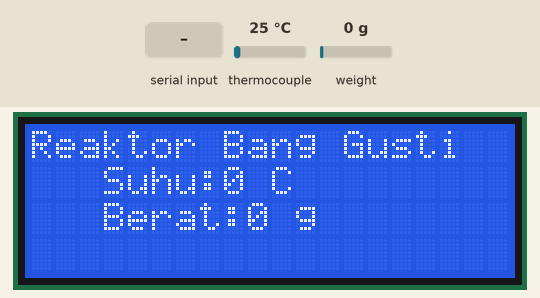
This sketch was run on a simulated ESP8266 (NodeMCU). On the bench: 20×4 character LCD. The inputs (shaded band) are chosen by the test bench; at power-on: thermocouple 25 °C, weight on the scale 0 g. What the sketch prints to the serial monitor is not drawn.

Above: at 3.6 s.
3.7 s: thermocouple set to 6 °C
6.6 s: weight on the scale set to 100 g
At 11.3 s:
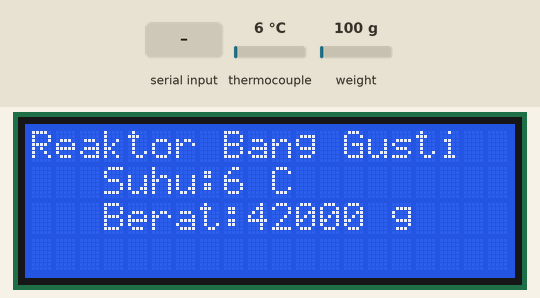
11.6 s: "t" received over Serial
At 16.2 s:
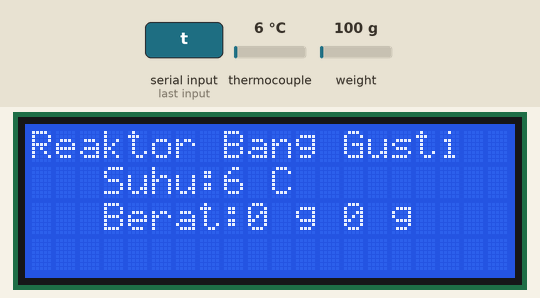
16.6 s: thermocouple set to 75 °C
At 21.3 s:
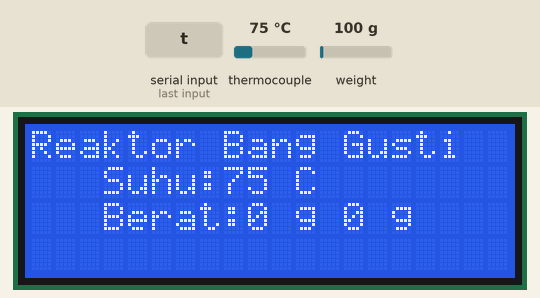
21.7 s: weight on the scale set to 1250 g
At 26.3 s:
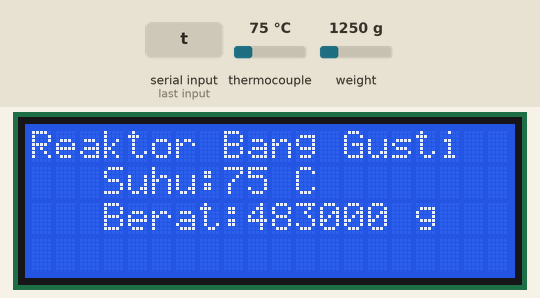
26.7 s: thermocouple set to 150 °C
At 31.3 s:
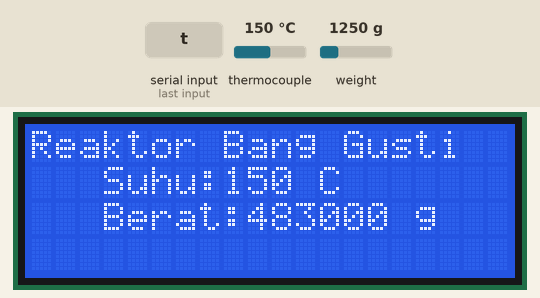
Timing chart, 0 to 32.7 s (numbered marks = the images above; inputs shaded):
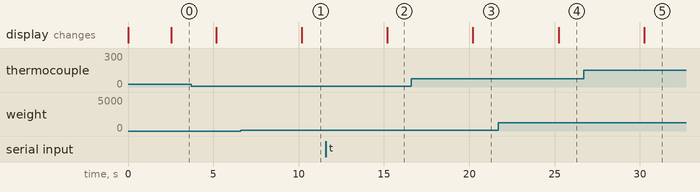

The sketch:

PYG_Reaktor_V1_change_lib_olav.ino
```cpp
#include <Wire.h>
#include <LiquidCrystal_I2C.h>
#include <max6675.h>
#include <HX711_ADC.h>

#if defined(ESP8266) || defined(ESP32) || defined(AVR)
#include <EEPROM.h>
#endif

// Initialize the LCD library
LiquidCrystal_I2C lcd(0x27, 20, 4); // Set the LCD address to 0x27 for a 20x4 display

// --- Pin Definitions --- //
#if defined(ESP8266)
// Wemos D1 mini (ESP8266)
#define thermoDO    12
#define thermoCS    15
#define thermoCLK   14
#define DT_HX711    0
#define SCK_HX711   2

#elif defined(ESP32)
// ESP32 DOIT
#define thermoDO    14
#define thermoCS    13
#define thermoCLK   27
#define DT_HX711    15
#define SCK_HX711   2

#else
// Fallback (other Arduino boards)
#define thermoDO    4
#define thermoCS    5
#define thermoCLK   6
#define DT_HX711    7
#define SCK_HX711   8
#endif

// HX711 setup
HX711_ADC LoadCell(DT_HX711, SCK_HX711);
const int calVal_eepromAdress = 0;
unsigned long t = 0;

// MAX6675 setup
MAX6675 thermocouple(thermoCLK, thermoCS, thermoDO);
float thermocoupleTemp = 0.0;
float force = 0.0; // Changed from long to float

void setup() {
  Serial.begin(115200);
  delay(10);
  Serial.println();
  Serial.println("Starting...");

  // Initialize LCD
  lcd.begin();
  lcd.backlight();

  // HX711 calibration
  float calibrationValue = 1.0; // ⚠️ Replace with your actual calibration value!

  // Uncomment below if using EEPROM (and write value once!)
  // #if defined(ESP8266) || defined(ESP32)
  //   EEPROM.begin(512);
  // #endif
  // EEPROM.get(calVal_eepromAdress, calibrationValue);

  LoadCell.begin();
  unsigned long stabilizingtime = 2000;
  boolean _tare = true;
  LoadCell.start(stabilizingtime, _tare);

  if (LoadCell.getTareTimeoutFlag()) {
    Serial.println("Timeout, check MCU>HX711 wiring and pin designations");
    while (1); // Halt if critical error
  } else {
    LoadCell.setCalFactor(calibrationValue);
    Serial.println("Startup is complete");
  }

  while (!LoadCell.update()); // Wait for first reading

  Serial.print("Calibration value: ");
  Serial.println(LoadCell.getCalFactor());
  Serial.print("HX711 conversion time (ms): ");
  Serial.println(LoadCell.getConversionTime());
  Serial.print("HX711 sampling rate (Hz): ");
  Serial.println(LoadCell.getSPS());
  Serial.print("HX711 settling time (ms): ");
  Serial.println(LoadCell.getSettlingTime());
  Serial.println("Note: Settling time may increase if you use delay()!");

  if (LoadCell.getSPS() < 7) {
    Serial.println("!! Sampling rate too low – check wiring");
  } else if (LoadCell.getSPS() > 100) {
    Serial.println("!! Sampling rate too high – check wiring");
  }
}

void loop() {
  static unsigned long lastSampleTime = 0;
  const unsigned long sampleInterval = 5000;

  if (millis() - lastSampleTime >= sampleInterval) {
    lastSampleTime = millis();

    //LoadCell.powerUp();
    delay(100);

    // Temporarily use fewer samples for faster single reading
    LoadCell.setSamplesInUse(32);  // Fast, but still filtered

    while (!LoadCell.update());
    force = LoadCell.getData();

    thermocoupleTemp = thermocouple.readCelsius();
    if (isnan(thermocoupleTemp)) thermocoupleTemp = 0.0;

    // TSV output (no units)
    Serial.print(force, 0);
    Serial.print(",");
    Serial.println(thermocoupleTemp, 0);

    //LoadCell.powerDown();
  }

  // Handle tare command
  if (Serial.available() > 0) {
    char inByte = Serial.read();
    if (inByte == 't') {
      LoadCell.powerUp();
      delay(100);
      LoadCell.tare(); // Uses default SAMPLES (e.g., 16) for accurate tare
      LoadCell.powerDown();
      Serial.println("Tare complete");
    }
  }

  datashow(); // Update LCD
}

// Function to display data on the LCD without flicker
void datashow() {
  // Line 0: Title
  lcd.setCursor(0, 0);
  lcd.print("Reaktor Bang Gusti");

  // Line 1: Temperature
  lcd.setCursor(0, 1);
  lcd.print("   Suhu:");
  lcd.print(thermocoupleTemp, 0); // No decimal places
  lcd.print(" C ");
  // Add trailing space to overwrite longer previous values (e.g., "123" → "12 ")

  // Line 2: Weight
  lcd.setCursor(0, 2);
  lcd.print("   Berat:");
  lcd.print(force, 0); // Display as integer grams
  lcd.print(" g ");
  // Trailing space helps clear old digits
}
```

Measured:
- after the input at 6.6 s, the display: changes after 3.6 s (image 1)
- after the input at 11.6 s, the display: changes after 3.6 s (image 2)
- after the input at 16.6 s, the display: changes after 3.6 s (image 3)
- after the input at 21.7 s, the display: changes after 3.5 s (image 4)
- after the input at 26.7 s, the display: changes after 3.6 s (image 5)
